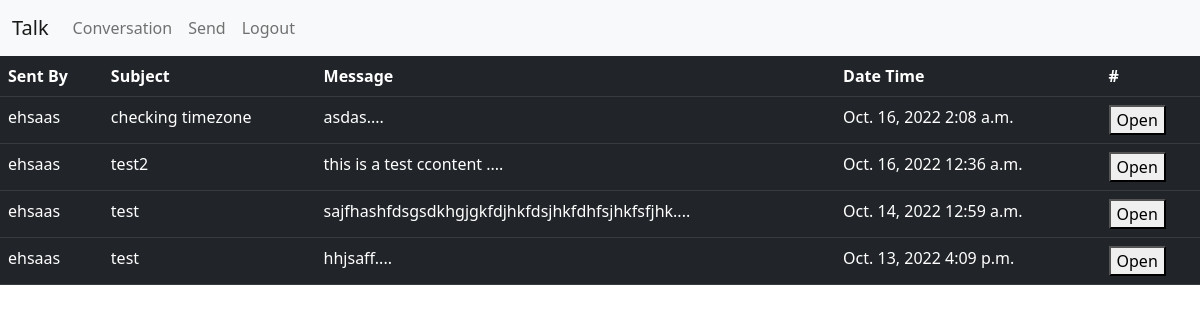
Screenshot of /userpage/ (signed in) with the database file from the repository.
### talkapp/models.py (models this page shows, shortened)
class data(models.Model):
    user = models.ForeignKey(User, on_delete=models.SET_NULL,null=True,blank=True)
    message = models.CharField(max_length=5000)
    subject = models.CharField(max_length=200)
    date = models.DateField()
    time = models.TimeField()

### talkapp/views.py (the view)
# urls.py: path("userpage/",views.userpage, name="userpage"),
def userpage(request):
    if request.user.is_authenticated:
        ls=[]
        datas = data.objects.all().order_by('-id')
        for item in datas:
            print(item.id)
            message= item.message[:50]
            ls.append(message)
        zipped=zip(datas,ls)
        context={'data':datas,'zipped':zipped}
        return render(request, 'userpage.html', context)

### talkapp/templates/userpage.html (shortened to what this page needs)
<!doctype html>
<html lang="en">
  <head>
    <link href="https://cdn.jsdelivr.net/npm/bootstrap@5.2.2/dist/css/bootstrap.min.css" rel="stylesheet">
     {% load static %}
     <link rel="stylesheet" href="{% static 'CSS/style.css' %}">
</body>
  <body>
    <nav class="navbar navbar-expand-lg bg-light">
        <div class="container-fluid">
          <a class="navbar-brand" href="#">Talk</a>
          <div class="collapse navbar-collapse" id="navbarNavAltMarkup">
            <div class="navbar-nav">
              <a class="nav-link"  href="{% url 'userpage' %}">Conversation</a>
              <a class="nav-link" href="{% url 'send' %}">Send</a>
              <a class="nav-link" href="{% url 'handle_logout' %}">Logout</a>
            </div>
          </div>
        </div>
      </nav>
      <table class="table table-dark">
        <thead>
          <tr>
            <th scope="col">Sent By</th>
            <th scope="col">Subject</th>
            <th scope="col">Message</th>
            <th scope="col">Date Time</th>
            <th scope="col">#</th>
          </tr>
        </thead>
        <tbody>
        {% for entry, message in zipped %}
          <tr style="cursor:pointer;">
            <td>{{entry.user}}</td>
            <td>{{entry.subject}}</td>
            <td>{{message}}....</td>
            <td>{{entry.date}} {{entry.time}}</td>
            <td><a href="/message/{{entry.id}}"><button type="button">Open</button></a></td>
          </tr>
          {% endfor %}
        </tbody>
      </table>
  </body>
</html>

### rows the page displays
data: user "ehsaas", subject "checking timezone", message "asdas", date "Oct. 16, 2022", time "2:08 a.m."
data: user "ehsaas", subject "test2", message "this is a test ccontent", date "Oct. 16, 2022", time "12:36 a.m."
data: user "ehsaas", subject "test", message "sajfhashfdsgsdkhgjgkfdjhkfdsjhkfdhfsjhkfsfjhk", date "Oct. 14, 2022", time "12:59 a.m."
data: user "ehsaas", subject "test", message "hhjsaff", date "Oct. 13, 2022", time "4:09 p.m."
